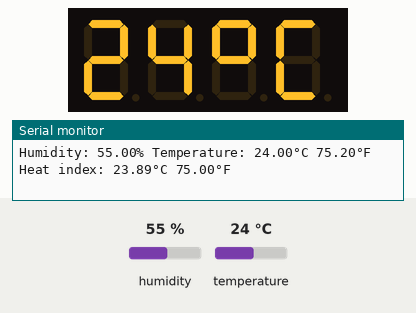
This sketch was run on a simulated Arduino Uno, built with avr-gcc and run on an emulated ATmega328P. On the bench: 4-digit seven-segment display, the last lines printed to the serial monitor. The inputs (shaded band) are chosen by the test bench; at power-on: humidity 55 %, temperature 24 °C.

Above: at 10.1 s.
10.2 s: humidity set to 22 %
At 19.7 s:
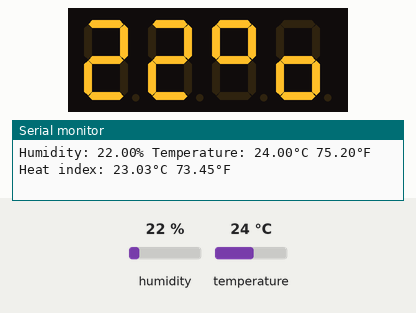
23.3 s: temperature set to 12 °C
At 29.0 s:
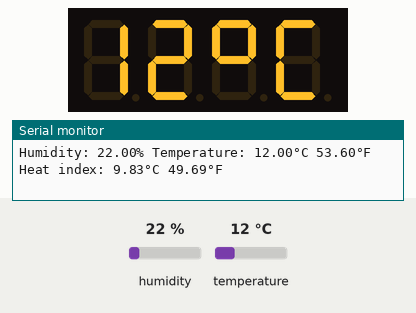
32.7 s: humidity set to 40 %
At 37.9 s:
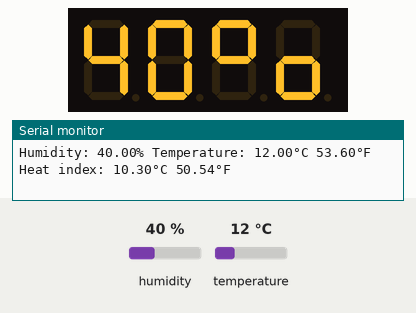
42.1 s: temperature set to 19 °C
At 47.2 s:
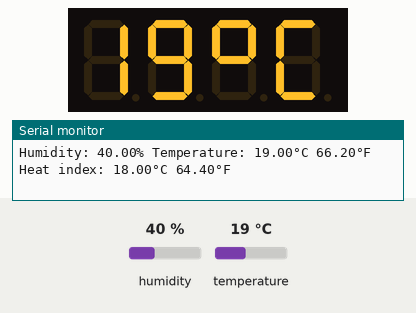
Timing chart, 0 to 48.7 s (numbered marks = the images above; inputs shaded):
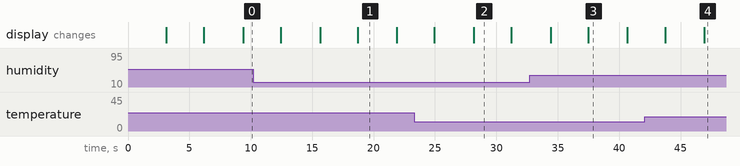

The sketch:

Temperatura_vlagnost.ino
```cpp
// Example testing sketch for various DHT humidity/temperature sensors
// Written by ladyada, public domain

// REQUIRES the following Arduino libraries:
// - DHT Sensor Library: https://github.com/adafruit/DHT-sensor-library
// - Adafruit Unified Sensor Lib: https://github.com/adafruit/Adafruit_Sensor

#include "DHT.h"
#define DHTPIN 2 // Digital pin connected to the DHT sensor
// Feather HUZZAH ESP8266 note: use pins 3, 4, 5, 12, 13 or 14 --
// Pin 15 can work but DHT must be disconnected during program upload.
#include <TM1637Display.h>
#define CLK 9   //can be any digital pin
#define DIO 8 //can be any digital pin
#define CHAR_DEG 0b01100011
#define CHAR_C 0b00111001

// Uncomment whatever type you're using!
#define DHTTYPE DHT11    // DHT 11
//#define DHTTYPE DHT22 // DHT 22 (AM2302), AM2321
//#define DHTTYPE DHT21 // DHT 21 (AM2301)

// Connect pin 1 (on the left) of the sensor to +5V
// NOTE: If using a board with 3.3V logic like an Arduino Due connect pin 1
// to 3.3V instead of 5V!
// Connect pin 2 of the sensor to whatever your DHTPIN is
// Connect pin 4 (on the right) of the sensor to GROUND
// Connect a 10K resistor from pin 2 (data) to pin 1 (power) of the sensor

// Initialize DHT sensor.
// Note that older versions of this library took an optional third parameter to
// tweak the timings for faster processors. This parameter is no longer needed
// as the current DHT reading algorithm adjusts itself to work on faster procs.
DHT dht(DHTPIN, DHTTYPE);
TM1637Display display(CLK, DIO);
const uint8_t Letter_deg[] = { SEG_A | SEG_B | SEG_F | SEG_G };
const uint8_t Letter_C[] = { SEG_A | SEG_D | SEG_E | SEG_F };
const uint8_t Letter_o[] = { SEG_C | SEG_D | SEG_E | SEG_G };

void setup() {
Serial.begin(9600);
Serial.println(F("DHTxx test!"));
display.setBrightness(4); // 0x01 << dark -- bright >> 0x0f
display.clear();

dht.begin();
}

void loop() {
// Wait a few seconds between measurements.
delay(3000);

// Reading temperature or humidity takes about 250 milliseconds!
// Sensor readings may also be up to 2 seconds 'old' (its a very slow sensor)
float h = dht.readHumidity();
// Read temperature as Celsius (the default)
float t = dht.readTemperature();
// Read temperature as Fahrenheit (isFahrenheit = true)
float f = dht.readTemperature(true);

// Check if any reads failed and exit early (to try again).
if (isnan(h) || isnan(t) || isnan(f)) {
Serial.println(F("Failed to read from DHT sensor!"));
return;
}

// Compute heat index in Fahrenheit (the default)
float hif = dht.computeHeatIndex(f, h);
// Compute heat index in Celsius (isFahreheit = false)
float hic = dht.computeHeatIndex(t, h, false);

Serial.print(F("Humidity: "));
Serial.print(h);
Serial.print(F("% Temperature: "));
Serial.print(t);
Serial.print(F("°C "));
Serial.print(f);
Serial.print(F("°F Heat index: "));
Serial.print(hic);
Serial.print(F("°C "));
Serial.print(hif);
Serial.println(F("°F"));

display.clear();
display.showNumberDec(t,false, 2, 0); // distance to front obstacle
display.setSegments(Letter_deg,1,2);
display.setSegments(Letter_C,1,3);
delay(3000);

display.clear();
display.showNumberDec(h,false, 2, 0); // distance to front obstacle
display.setSegments(Letter_deg,1,2);
display.setSegments(Letter_o,1,3);
delay(100);
}
```

Measured:
- after the input at 10.2 s, the display: first differs from a run without the input after 8.5 s (image 1)
- after the input at 23.3 s, the display: first differs from a run without the input after 4.9 s (image 2)
- after the input at 32.7 s, the display: first differs from a run without the input after 4.8 s (image 3)
- after the input at 42.1 s, the display: first differs from a run without the input after 4.8 s (image 4)
- what the display in image 1 shows lasts 3.2 s, from 18.7 s to 21.9 s
- what the display in image 2 shows lasts 3.0 s, from 28.2 s to 31.2 s
